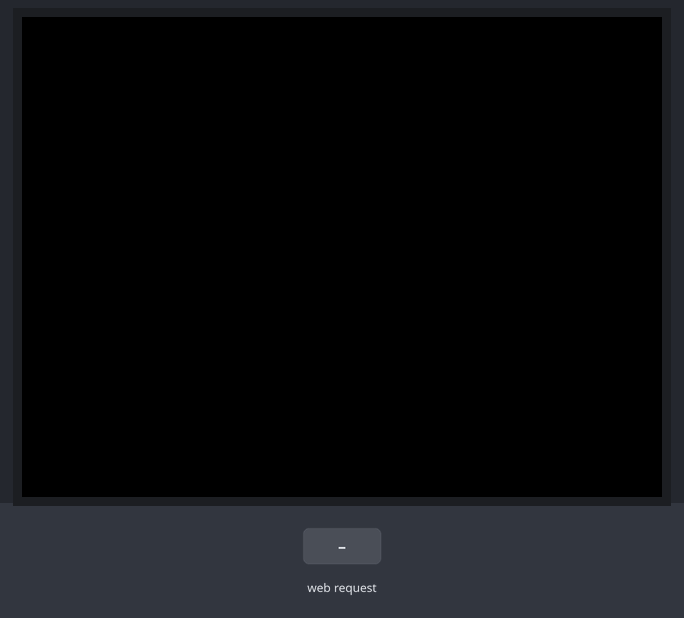
Simulated run of this program. Board: Raspberry Pi (BCM pin numbers). Parts: 320×240 colour display. Inputs (shaded band) come from the test bench. What the program prints to the terminal is not drawn.

Above: at 1.2 s.
1.3 s: HTTP request for /numbers/50/0 received
At 2.2 s:
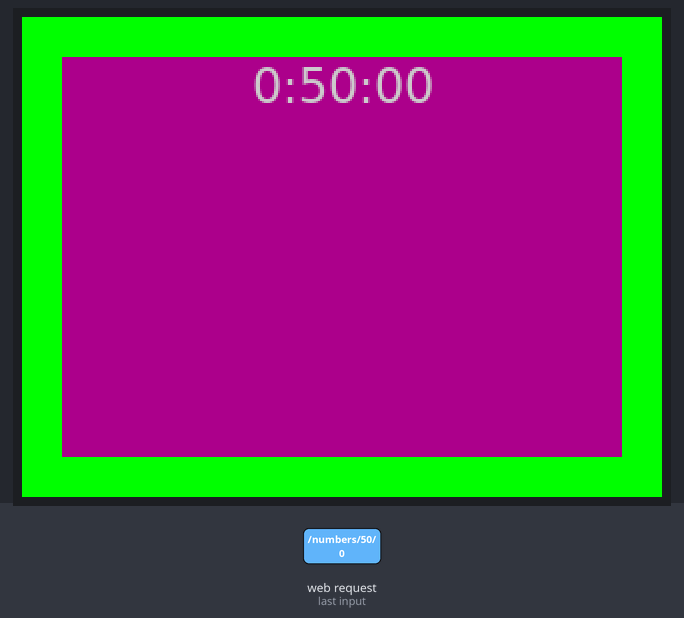
At 54.8 s:
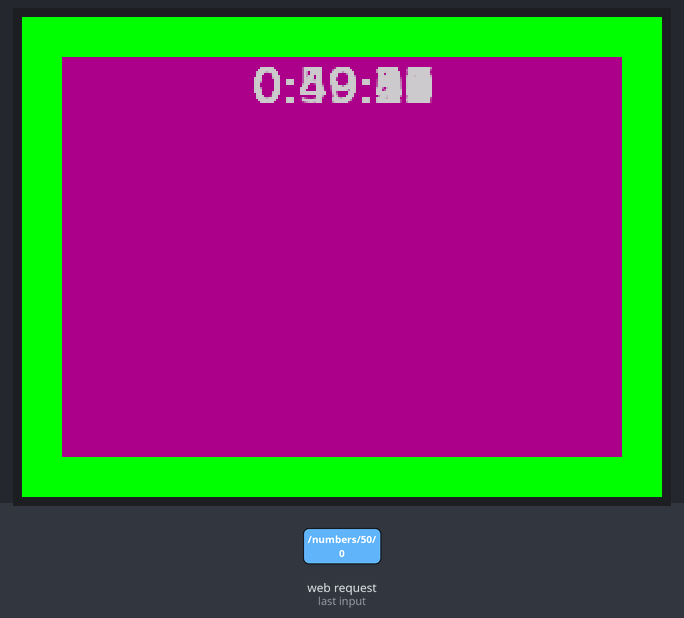
Timing chart, 0 to 55.8 s (numbered marks = the images above; inputs shaded):
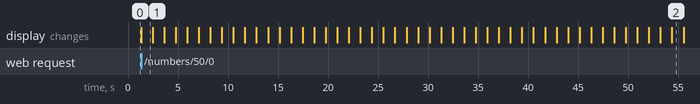

The program:

timer_display.py
```python
import digitalio, board
from PIL import Image, ImageDraw, ImageFont
from adafruit_rgb_display import ili9341
import os, glob, time, sys, textwrap, datetime
from flask import Flask

app = Flask(__name__)

# First define some constants to allow easy resizing of shapes.
BORDER = 20
FONTSIZE = 24

# Configuration for CS and DC pins (these are PiTFT defaults):
cs_pin = digitalio.DigitalInOut(board.CE0)
dc_pin = digitalio.DigitalInOut(board.D25)
reset_pin = digitalio.DigitalInOut(board.D24)

# Config for display baudrate (default max is 24mhz):
BAUDRATE = 24000000

# Setup SPI bus using hardware SPI:
spi = board.SPI()

disp = ili9341.ILI9341(
    spi,
    rotation=90,  # 2.2", 2.4", 2.8", 3.2" ILI9341
    cs=cs_pin,
    dc=dc_pin,
    rst=reset_pin,
    baudrate=BAUDRATE,
)
# pylint: enable=line-too-long

# Create blank image for drawing.
# Make sure to create image with mode 'RGB' for full color.
if disp.rotation % 180 == 90:
    height = disp.width  # we swap height/width to rotate it to landscape!
    width = disp.height
else:
    width = disp.width  # we swap height/width to rotate it to landscape!
    height = disp.height

image = Image.new("RGB", (width, height))

def draw_multiple_line_text(image, text, font, text_color, text_start_height):
    '''
    From unutbu on [python PIL draw multiline text on image](https://stackoverflow.com/a/7698300/395857)
    '''
    draw = ImageDraw.Draw(image)
    image_width, image_height = image.size
    y_text = text_start_height
    lines = textwrap.wrap(text, width=22)
    for line in lines:
        line_width, line_height = font.getsize(line)
        draw.text(((image_width - line_width) / 2, y_text),
                  line, font=font, fill=text_color)
        y_text += line_height

@app.route("/numbers/<m>/<s>")
def countdown(m=0,s=0):
        global text
        draw = ImageDraw.Draw(image)
        # Draw a green filled box as the background
        draw.rectangle((0, 0, width, height), fill=(0, 255, 0))
        #disp.image(image)

        # Draw a smaller inner purple rectangle
        draw.rectangle(
            (BORDER, BORDER, width - BORDER - 1, height - BORDER - 1), fill=(170, 0, 136)
        )
        # Load a TTF Font
        font = ImageFont.truetype("/usr/share/fonts/truetype/dejavu/DejaVuSans.ttf", FONTSIZE)
        # Draw Some Text
        total_seconds  = int(m) * 60 + int(s)
        while total_seconds > 0 and True:

            timer = datetime.timedelta(seconds = total_seconds)
            text = str(timer)
            text_color = (200,200,200)
            text_start_height = 20
            draw_multiple_line_text(image, text, font, text_color, text_start_height)
            disp.image(image)
            time.sleep(1)
            total_seconds -= 1
            del text

        return "<p>The countdown is up</p>"

if __name__ == '__main__':
    app.run(debug=True,port=5003,host='0.0.0.0')
```

Measured:
- after the input at 1.3 s, the display: changes at once (image 1)
- what the display in image 1 shows lasts 1.2 s, from 1.3 s to 2.5 s
